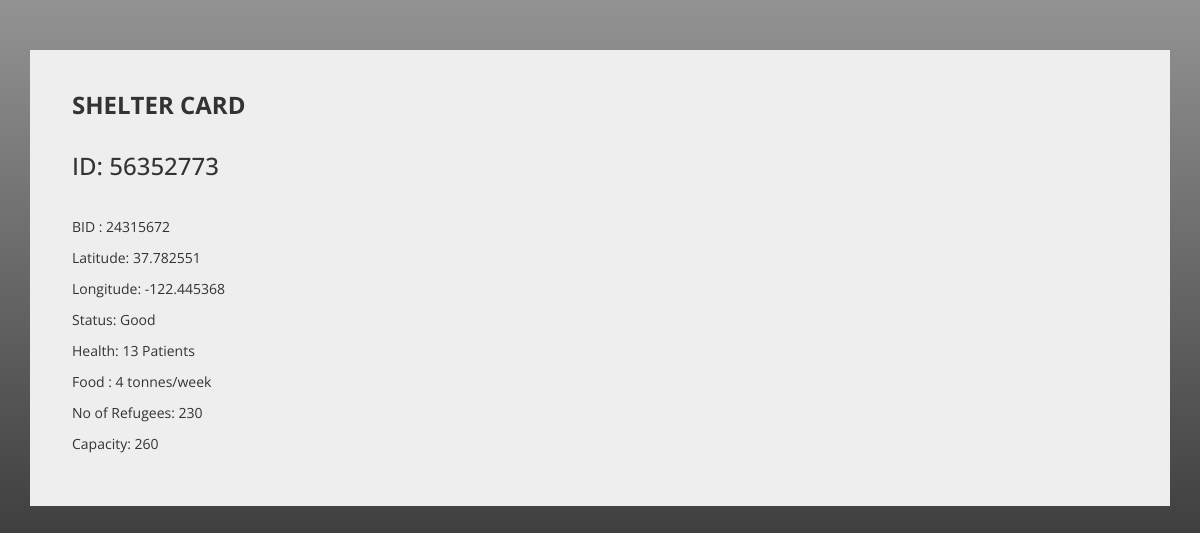
Page /bo/shelterCard/56352773/ on the committed database.
### bo/models.py (models this page shows, shortened)
class Shelter(models.Model):
	shelterID = models.CharField(max_length=8, primary_key=True)
	bID = models.CharField(max_length=8, default='00000000')
	latitude = models.CharField(max_length=50)
	longitude = models.CharField(max_length=50)
	status = models.CharField(max_length=50)
	health = models.CharField(max_length=50)
	food = models.CharField(max_length=50)
	numberOfRefugees = models.IntegerField()
	capacity = models.IntegerField()

### bo/views.py (the view)
# urls.py: url(r'^shelterCard/(?P<pk>\d+)/$', views.shelterCard, name='shelterCard'),
def shelterCard(request, pk):
	shelter = Shelter.objects.get(pk=pk)
	return render(request, 'ShelterCard.html', {'shelter': shelter})

### bo/templates/ShelterCard.html (shortened to what this page needs)
<!DOCTYPE html>
<html lang="en">
<head>
    <link href="http://maxcdn.bootstrapcdn.com/bootstrap/3.3.0/css/bootstrap.min.css" rel="stylesheet">
</head>
<body>
<!DOCTYPE html>
<html lang="en">
  <head>
    <link href="https://maxcdn.bootstrapcdn.com/font-awesome/4.7.0/css/font-awesome.min.css" rel="stylesheet">
  </head>
  <body>
	<div class="container">
		<div class="card">
			<div class="container-fliud">
				<div class="wrapper row">
				{% block content %}
					<div class="details col-md-6">
						<h3 class="product-title">SHELTER CARD</h3>
						<h3 class="product-description">ID: {{shelter.shelterID}} </h3><br>
						<p> BID : {{shelter.bID}} </p>
						<p>Latitude: {{shelter.latitude}}</p>
						<p>Longitude: {{shelter.longitude}}</p>
						<p> Status: {{shelter.status}}</p>
						<p> Health: {{shelter.health}}</p>
						<p> Food : {{shelter.food}}</p>
						<p>No of Refugees: {{shelter.numberOfRefugees}} </p>
						<p>Capacity: {{shelter.capacity}}</p>
						{% endblock %}
					</div>
				</div>
			</div>
		</div>
	</div>
  </body>
</html>
</body>
</html>

### bo/templates/ShelterCard.html (style rules this page uses)
.card { margin-top: 50px; background: #eee; padding: 3em; line-height: 1.5em; }
@media screen and (min-width: 997px) { .wrapper { display: -webkit-box; display: -webkit-flex; display: -ms-flexbox; display: flex; } }
.details { display: -webkit-box; display: -webkit-flex; display: -ms-flexbox; display: flex; -webkit-box-orient: vertical; -webkit-box-direction: normal; -webkit-flex-direction: column; -ms-flex-direction: column; flex-direction: column; }
.product-title, .price, .sizes, .colors { text-transform: UPPERCASE; font-weight: bold; }
.product-title, .rating, .product-description, .price, .vote, .sizes { margin-bottom: 15px; }
.product-title { margin-top: 0; }
body { font-family: 'open sans'; overflow-x: hidden; background:linear-gradient(to bottom, #939393, #151515); height: 100%; margin: 0; background-repeat: no-repeat; background-attachment: fixed; }

### rows in the picture
Shelter: shelterID "56352773", bID "24315672", latitude "37.782551", longitude "-122.445368", status "Good", health "13 Patients", food "4 tonnes/week", numberOfRefugees "230", capacity "260"
